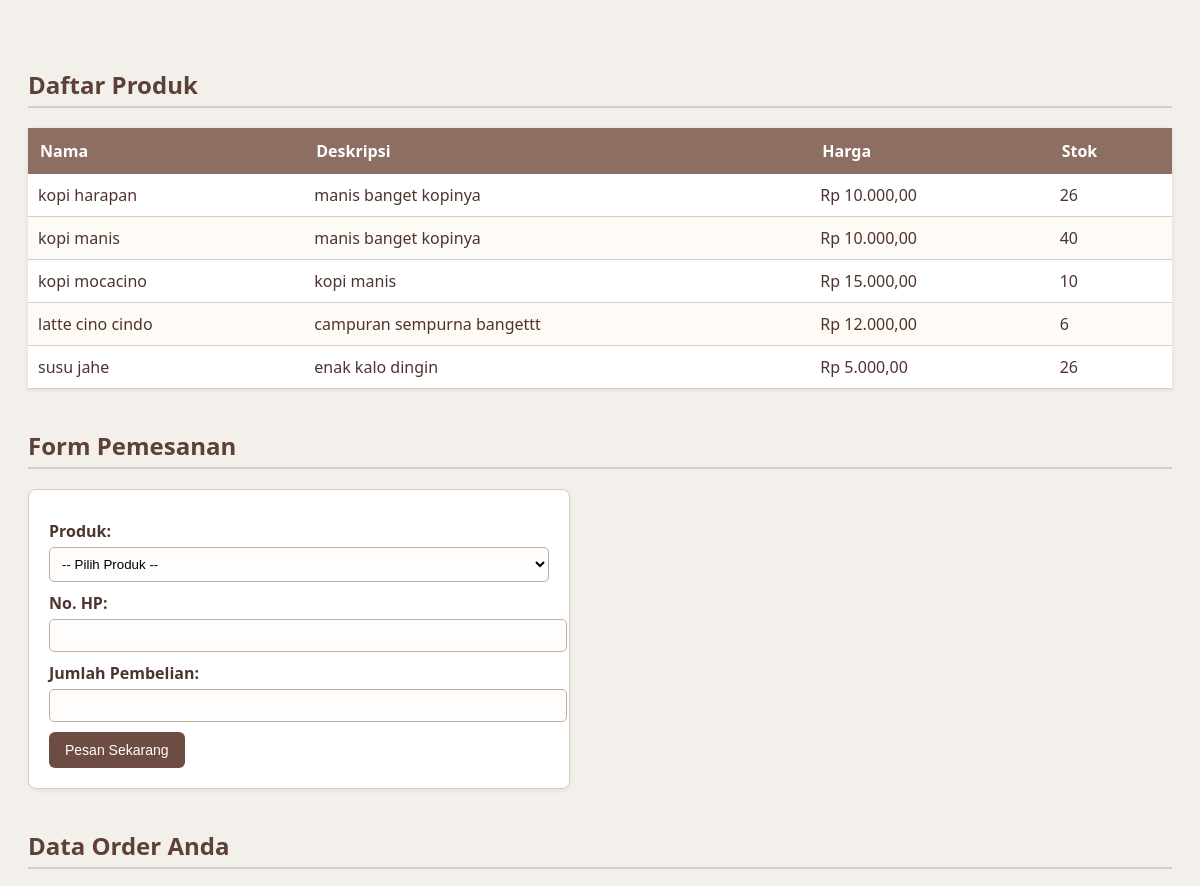
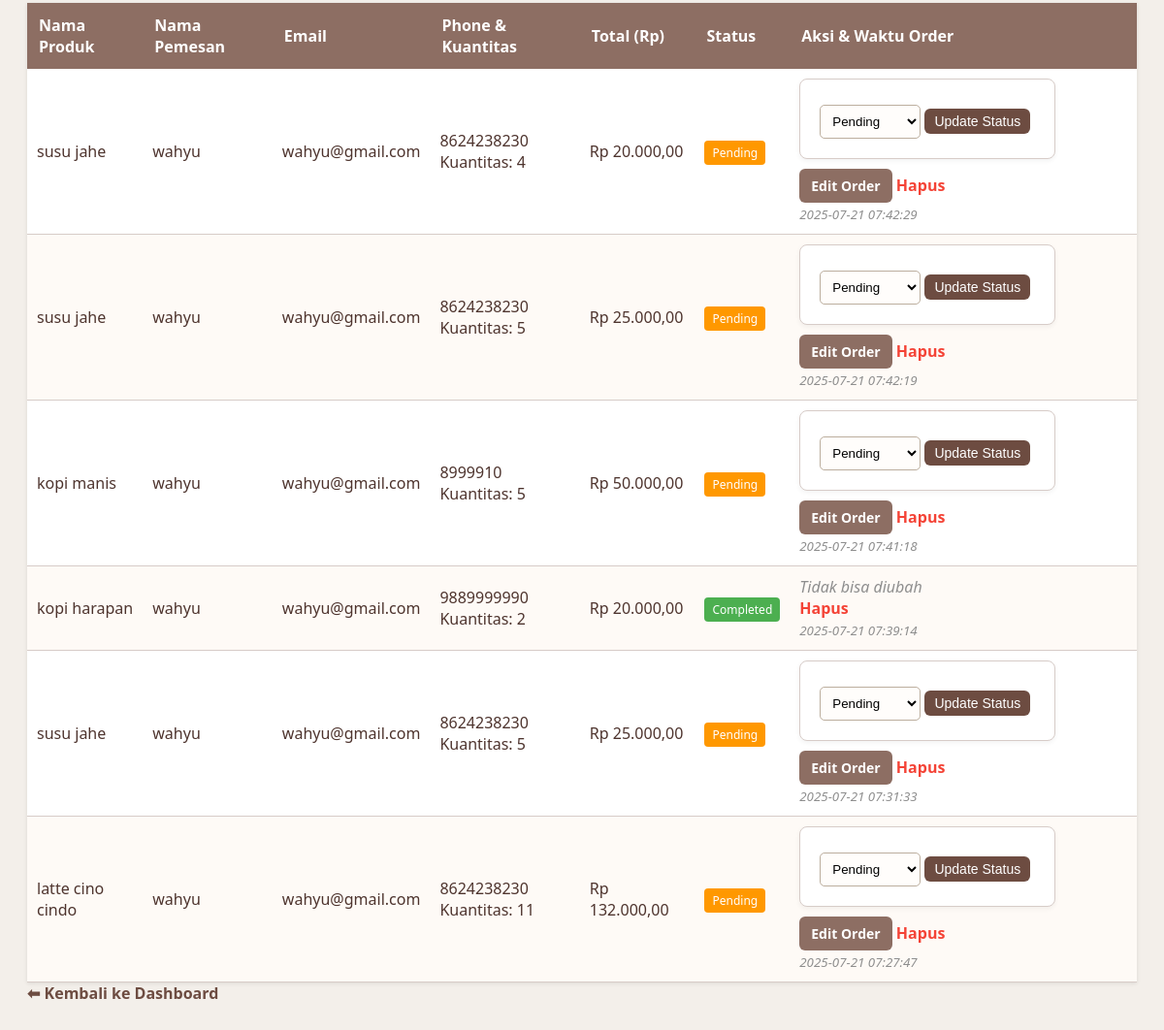
Page /studikasus/views/orders-view.php (signed in) on the committed database (2 pictures, top to bottom).
### tables this page shows
CREATE TABLE `products` (
  `id` int NOT NULL,
  `name` varchar(100) NOT NULL,
  `description` text,
  `price` decimal(10,2) NOT NULL,
  `stock` int NOT NULL DEFAULT '0',
  `category` enum('Arabica','Robusta','Liberica','Excelsa','Blend','Decaf','Specialty','Single Origin','House Blend','Mocha','Espresso','Americano','Latte','Cappuccino','Macchiato','Flat White','Affogato','Nitro Coffee','Cold Brew') DEFAULT NULL,
  `image` text,
  `created_at` timestamp NULL DEFAULT CURRENT_TIMESTAMP,
  `updated_at` timestamp NULL DEFAULT CURRENT_TIMESTAMP ON UPDATE CURRENT_TIMESTAMP
);

CREATE TABLE `orders` (
  `id` int NOT NULL,
  `customer_name` varchar(100) NOT NULL,
  `customer_email` varchar(100) DEFAULT NULL,
  `product_id` int NOT NULL,
  `product_name` varchar(255) NOT NULL,
  `customer_phone` varchar(20) DEFAULT NULL,
  `total_amount` decimal(10,2) NOT NULL,
  `quantity` int NOT NULL,
  `status` enum('pending','processing','completed','cancelled') NOT NULL DEFAULT 'pending',
  `created_at` timestamp NULL DEFAULT CURRENT_TIMESTAMP,
  `updated_at` timestamp NULL DEFAULT CURRENT_TIMESTAMP ON UPDATE CURRENT_TIMESTAMP
);

### studikasus/views/orders-view.php (the view, shortened to what this page needs)
<?php
include '../api/koneksi.php';
$username = $_SESSION['username'];
$products = [];
$result = $conn->query("SELECT id, name, description, price, stock FROM products ORDER BY name ASC");
if ($result) {
    while ($row = $result->fetch_assoc()) {
        $products[] = $row;
    }
} else {
    $feedback_message = "Error mengambil produk dari database: " . $conn->error;
    $feedback_type = 'error';
    error_log("Error fetching products: " . $conn->error);
}
$orders = [];
$stmt = $conn->prepare("SELECT id, customer_name, customer_email, customer_phone, total_amount, status, product_name, quantity, created_at FROM orders WHERE customer_name=? ORDER BY created_at DESC");
if ($stmt) {
    $stmt->bind_param("s", $username);
    if ($stmt->execute()) {
        $result = $stmt->get_result();
        if ($result) {
            while ($row = $result->fetch_assoc()) {
                $orders[] = $row;
            }
        } else {
            $feedback_message = "Error mengambil order dari database: " . $conn->error;
            $feedback_type = 'error';
            error_log("Error getting result set for orders: " . $conn->error);
        }
    } else {
        $feedback_message = "Error mengeksekusi statement untuk mengambil order: " . $stmt->error;
        $feedback_type = 'error';
        error_log("Error executing statement for orders: " . $stmt->error);
    }
} else {
    $feedback_message = "Error preparing statement untuk mengambil order: " . $conn->error;
    $feedback_type = 'error';
    error_log("Error preparing statement for orders: " . $conn->error);
}
?>
<!DOCTYPE html>
<html>
<head>
</head>
<body>
<h2>Daftar Produk</h2>
<table>
    <thead>
        <tr>
            <th>Nama</th>
            <th>Deskripsi</th>
            <th>Harga</th>
            <th>Stok</th>
        </tr>
    </thead>
    <tbody>
        <?php if (!empty($products)): ?>
            <?php foreach ($products as $p): ?>
                <tr>
                    <td><?= htmlspecialchars($p['name']) ?></td>
                    <td><?= htmlspecialchars($p['description']) ?></td>
                    <td>Rp <?= number_format($p['price'], 2, ',', '.') ?></td>
                    <td><?= htmlspecialchars($p['stock']) ?></td>
                </tr>
            <?php endforeach; ?>
        <?php else: ?>
            <tr><td colspan="4">Tidak ada produk ditemukan. Pastikan tabel 'products' memiliki data dan kolom 'name' berisi nama produk.</td></tr>
        <?php endif; ?>
    </tbody>
</table>
<h2>Form Pemesanan</h2>
<form method="POST">
    <label>Produk:</label>
    <select name="product_id" required>
        <option value="">-- Pilih Produk --</option>
    </select>
    <label>No. HP:</label>
    <input type="text" name="customer_phone" required>
    <label>Jumlah Pembelian:</label>
    <input type="number" name="quantity" min="1" required>
    <button type="submit" name="place_order">Pesan Sekarang</button>
</form>
<h2>Data Order Anda</h2>
<table>
    <thead>
        <tr>
            <th>Nama Produk</th>
            <th>Nama Pemesan</th>
            <th>Email</th>
            <th>Phone & Kuantitas</th> <th>Total (Rp)</th>
            <th>Status</th>
            <th>Aksi & Waktu Order</th> </tr>
    </thead>
    <tbody>
        <?php if (count($orders) > 0): ?>
            <?php foreach ($orders as $order): ?>
                <tr>
                    <td><?= htmlspecialchars($order['product_name']) ?></td>
                    <td><?= htmlspecialchars($order['customer_name']) ?></td>
                    <td><?= htmlspecialchars($order['customer_email']) ?></td>
                    <td>
                        <?php if (isset($_GET['edit_id']) && $_GET['edit_id'] == $order['id'] && ($order['status'] !== 'completed' && $order['status'] !== 'cancelled')): ?>
                            <form method="POST" class="edit-form-inline">
                                <input type="hidden" name="order_id" value="<?= $order['id'] ?>">
                                <label for="new_quantity_<?= $order['id'] ?>">Jumlah:</label>
                                <input type="number" id="new_quantity_<?= $order['id'] ?>" name="new_quantity" value="<?= (int)$order['quantity'] ?>" min="1" required>
                                <label for="new_customer_phone_<?= $order['id'] ?>">No. HP:</label>
                                <input type="text" id="new_customer_phone_<?= $order['id'] ?>" name="new_customer_phone" value="<?= htmlspecialchars($order['customer_phone']) ?>" required>
                                <button type="submit" name="edit_order">Simpan</button>
                                <a href="orders-view.php" style="font-size: 12px; margin-top: 5px; background-color: #f44336; color: white; padding: 5px 10px; border-radius: 6px; text-decoration: none; display: inline-block;">Batal</a>
                            </form>
                        <?php else: ?>
                            <?= htmlspecialchars($order['customer_phone']) ?><br>
                            Kuantitas: <?= (int)$order['quantity'] ?>
                        <?php endif; ?>
                    </td>
                    <td>Rp <?= number_format($order['total_amount'], 2, ',', '.') ?></td>
                    <td>
                        <span class="status-badge status-<?= htmlspecialchars($order['status']) ?>">
                            <?= htmlspecialchars(ucfirst($order['status'])) ?>
                        </span>
                    </td>
                    <td>
                        <?php if ($order['status'] === 'completed' || $order['status'] === 'cancelled'): ?>
                            <em>Tidak bisa diubah</em><br>
                            <a href="?delete=<?= $order['id'] ?>" onclick="return confirm('Yakin ingin menghapus order ini? Ini akan mengembalikan stok jika status bukan completed/cancelled.')" style="color: #f44336; margin-top: 5px;">Hapus</a>
                        <?php else: ?>
                            <?php if (isset($_GET['edit_id']) && $_GET['edit_id'] == $order['id']): ?>
                                <?php else: ?>
                                <form method="POST" style="display:inline-block; margin-bottom: 5px;">
                                    <select name="new_status" style="width: auto;">
                                        <option value="pending" <?= $order['status'] == 'pending' ? 'selected' : '' ?>>Pending</option>
                                    </select>
                                    <button type="submit" name="update_status" style="padding: 5px 10px;">Update Status</button>
                                </form>
                                <a href="?edit_id=<?= $order['id'] ?>" class="button" style="margin-top: 5px; padding: 8px 12px;">Edit Order</a>
                                <a href="?delete=<?= $order['id'] ?>" onclick="return confirm('Yakin ingin menghapus order ini? Ini akan mengembalikan stok jika status bukan completed/cancelled.')" style="color: #f44336; margin-top: 5px;">Hapus</a>
                            <?php endif; ?>
                        <?php endif; ?>
                        <br>
                        <small><em><?= htmlspecialchars($order['created_at']) ?></em></small>
                    </td>
                </tr>
            <?php endforeach; ?>
        <?php else: ?>
            <tr><td colspan="7">Belum ada order.</td></tr>
        <?php endif; ?>
    </tbody>
</table>
<a href="../index.php">⬅ Kembali ke Dashboard</a>
</body>
</html>

### studikasus/views/orders-view.php (style rules this page uses)
body { font-family: 'Segoe UI', sans-serif; background-color: #f3efea; color: #4e342e; padding: 20px; }
h2 { color: #5d4037; border-bottom: 2px solid #d7ccc8; padding-bottom: 5px; margin-top: 40px; }
a { color: #6d4c41; text-decoration: none; font-weight: bold; }
table { border-collapse: collapse; width: 100%; margin-top: 15px; background-color: #fff; box-shadow: 0 1px 4px rgba(0,0,0,0.1); }
th { background-color: #8d6e63; color: white; padding: 12px; text-align: left; }
td { padding: 10px; border-bottom: 1px solid #d7ccc8; }
tr:nth-child(even) { background-color: #fefaf6; }
form { background-color: #fff; border: 1px solid #d7ccc8; padding: 20px; border-radius: 8px; margin-bottom: 30px; max-width: 500px; box-shadow: 0 2px 5px rgba(0,0,0,0.05); }
label { display: block; margin-top: 10px; margin-bottom: 5px; font-weight: 600; }
input[type="text"], input[type="number"], select { width: 100%; padding: 8px; border: 1px solid #bcae9e; border-radius: 5px; background-color: #fffdfb; }
button { background-color: #6d4c41; color: white; padding: 10px 16px; border: none; border-radius: 6px; cursor: pointer; font-size: 14px; margin-top: 10px; margin-right: 5px; }
em { color: #8e8e8e; font-style: italic; }
.status-badge { padding: 4px 8px; border-radius: 4px; color: white; font-size: 12px; }
.status-pending { background-color: #ff9800; }
.status-completed { background-color: #4caf50; }
a.button { display: inline-block; background-color: #8d6e63; color: white; padding: 10px 16px; border: none; border-radius: 6px; cursor: pointer; font-size: 14px; margin-top: 10px; text-decoration: none; text-align: center; }

### rows in the picture
products: name "kopi harapan", description "manis banget kopinya", price "10.000,00", stock "26"
products: name "kopi manis", description "manis banget kopinya", price "10.000,00", stock "40"
products: name "kopi mocacino", description "kopi manis", price "15.000,00", stock "10"
products: name "latte cino cindo", description "campuran sempurna bangettt", price "12.000,00", stock "6"
products: name "susu jahe", description "enak kalo dingin", price "5.000,00", stock "26"
orders: product_name "susu jahe", customer_name "wahyu", customer_email "wahyu@gmail.com", customer_phone "8624238230", quantity "4", total_amount "20.000,00", status "Pending", new_status "Pending", created_at "2025-07-21 07:42:29"
orders: product_name "susu jahe", customer_name "wahyu", customer_email "wahyu@gmail.com", customer_phone "8624238230", quantity "5", total_amount "25.000,00", status "Pending", new_status "Pending", created_at "2025-07-21 07:42:19"
orders: product_name "kopi manis", customer_name "wahyu", customer_email "wahyu@gmail.com", customer_phone "8999910", quantity "5", total_amount "50.000,00", status "Pending", new_status "Pending", created_at "2025-07-21 07:41:18"
orders: product_name "kopi harapan", customer_name "wahyu", customer_email "wahyu@gmail.com", customer_phone "9889999990", quantity "2", total_amount "20.000,00", status "Completed", created_at "2025-07-21 07:39:14"
orders: product_name "susu jahe", customer_name "wahyu", customer_email "wahyu@gmail.com", customer_phone "8624238230", quantity "5", total_amount "25.000,00", status "Pending", new_status "Pending", created_at "2025-07-21 07:31:33"
orders: product_name "latte cino cindo", customer_name "wahyu", customer_email "wahyu@gmail.com", customer_phone "8624238230", quantity "11", total_amount "132.000,00", status "Pending", new_status "Pending", created_at "2025-07-21 07:27:47"
